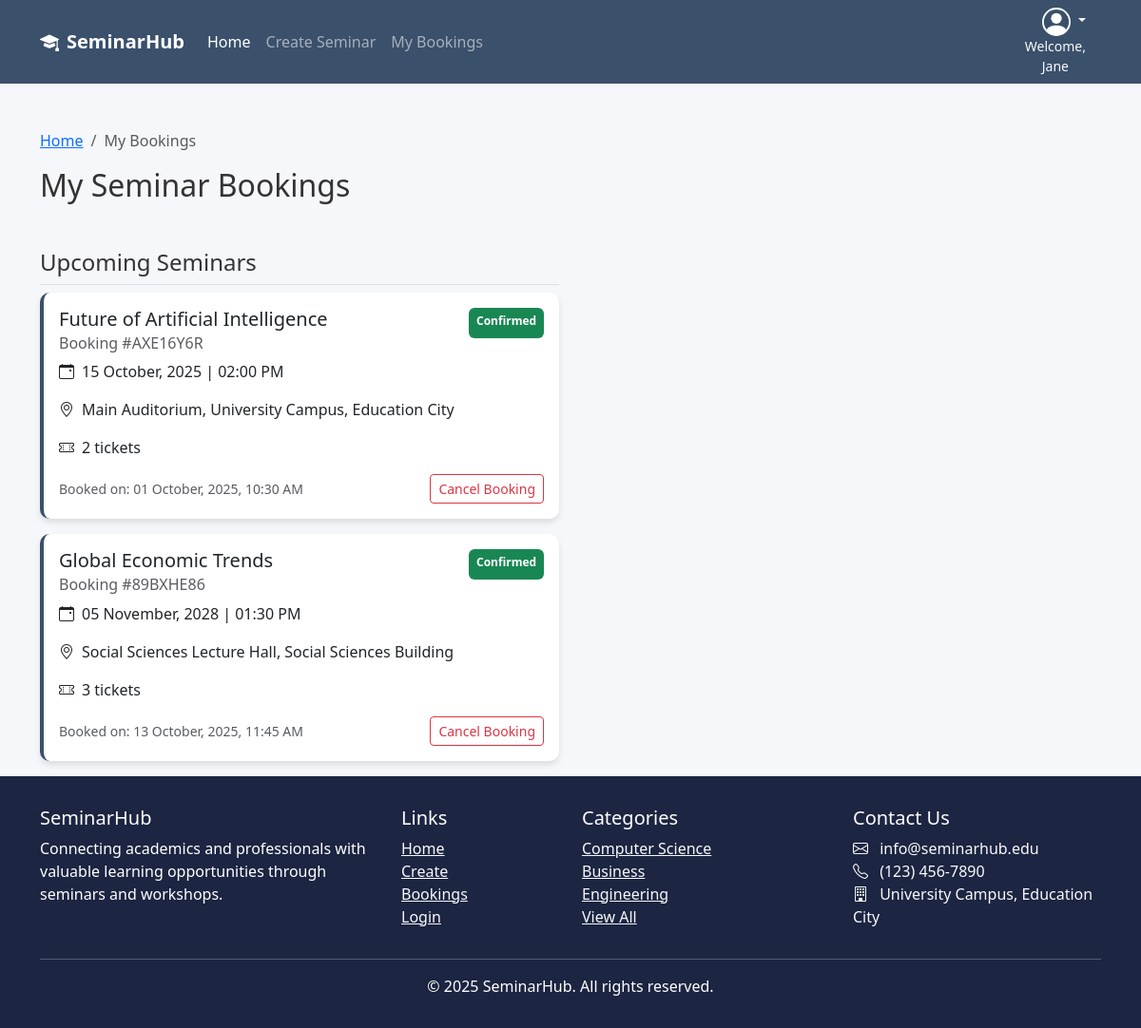
The app's page /bookings (signed in) with its own data.
### SeminarHub/models.py (models this page shows, shortened)
class User(db.Model, UserMixin):
    __tablename__ = 'users'
    id = db.Column(db.Integer, primary_key=True)
    first_name = db.Column(db.String(64), index=True)
    last_name  = db.Column(db.String(64), index=True)
    email      = db.Column(db.String(64), unique=True)
    password_hash = db.Column(db.String(256), nullable=False)
    number     = db.Column(db.String(64), nullable=False)
    address    = db.Column(db.String(256), nullable=False)
    bookings      = db.relationship("Booking", back_populates="user")
    comments      = db.relationship("Comment", back_populates="user")
    owned_events  = db.relationship("Event",   back_populates="owner")

class Booking(db.Model):
    __tablename__ = 'bookings'
    id             = db.Column(db.Integer, primary_key=True)
    booking_number = db.Column(db.String(32), index=True, unique=True)
    quantity       = db.Column(db.Integer, index=True, nullable=False)
    booking_date   = db.Column(db.DateTime, nullable=False, default=datetime.utcnow)
    status         = db.Column(db.String(32), default="Confirmed")
    user_id  = db.Column(db.Integer, db.ForeignKey("users.id"))
    event_id = db.Column(db.Integer, db.ForeignKey("events.id"))
    user  = db.relationship("User",  back_populates="bookings")
    event = db.relationship("Event", back_populates="bookings")

class Event(db.Model):
    __tablename__ = "events"
    id          = db.Column(db.Integer, primary_key=True)
    title       = db.Column(db.String(150), nullable=False)
    description = db.Column(db.Text, nullable=False)
    category    = db.Column(db.String(64))
    location    = db.Column(db.String(120))
    capacity    = db.Column(db.Integer, default=0)
    status      = db.Column(db.String(16), default="Open")
    start_dt    = db.Column(db.DateTime, nullable=False)
    end_dt      = db.Column(db.DateTime, nullable=False)
    image_url   = db.Column(db.String(255))
    speaker     = db.Column(db.String(120))
    speaker_bio = db.Column(db.Text)
    date_added = db.Column(db.DateTime, default=datetime.utcnow)
    owner_user_id = db.Column(db.Integer, db.ForeignKey("users.id"))
    owner         = db.relationship("User", back_populates="owned_events")
    comments = db.relationship(
        "Comment",
        back_populates="event",
        cascade="all, delete-orphan",
        order_by="desc(Comment.created_at)"
    )
    bookings = db.relationship(
        "Booking",
        back_populates="event",
        cascade="all, delete-orphan"
    )
    orders = db.relationship(
        "Order",
        back_populates="event",
        cascade="all, delete-orphan"
    )

### SeminarHub/booking/booking.py (the view)
@booking_bp.route('/bookings')
@login_required
def booking():
    confirmed_bookings = Booking.query.filter(
        Booking.status == "Confirmed",
        Booking.user_id == current_user.id
    ).all()
    completed_bookings = Booking.query.filter(
        Booking.status == "Completed",
        Booking.user_id == current_user.id
    ).all()
    cancelled_bookings = Booking.query.filter(
        Booking.status == "Cancelled",
        Booking.user_id == current_user.id
    ).all()
    return render_template(
        'bookings.html',
        confirmed_bookings=confirmed_bookings,
        completed_bookings=completed_bookings,
        cancelled_bookings=cancelled_bookings,
        heading='My Bookings | '
    )

### SeminarHub/booking/templates/bookings.html (shortened to what this page needs)
{% extends 'base.html' %}
{% block content %}
<div class="container mt-4">
    <nav aria-label="breadcrumb">
        <ol class="breadcrumb">
            <li class="breadcrumb-item"><a href="{{ url_for('main.index') }}">Home</a></li>
            <li class="breadcrumb-item active" aria-current="page">My Bookings</li>
        </ol>
    </nav>
    <h2 class="mb-5">My Seminar Bookings</h2>
    {% if confirmed_bookings or completed_bookings or cancelled_bookings %}
    <div class="row">
        {% if confirmed_bookings %}
        <div class="col-lg-6">
            <h4 class="border-bottom pb-2">Upcoming Seminars</h4>
            {% for booking in confirmed_bookings %}
            <div class="card booking-card mb-3">
                <div class="card-body">
                    <div class="d-flex justify-content-between">
                        <h5 class="card-title">{{booking.event.title}}</h5>
                        <span class="badge bg-success py-2">{{booking.status}}</span>
                    </div>
                    <h6 class="card-subtitle mb-2 text-muted">Booking #{{booking.booking_number}}</h6>
                    <p class=""><i class="bi bi-calendar-event me-2"></i>{{booking.event.start_dt.strftime("%d %B, %Y | %I:%M %p")}}</p>
                    <p class=""><i class="bi bi-geo-alt me-2"></i>{{booking.event.location}}</p>
                    <p class=""><i class="bi bi-ticket-perforated me-2"></i>{{booking.quantity}} ticket{% if booking.quantity > 1 %}s{% endif %}</p>
                    <div class="d-flex justify-content-between align-items-center">
                        <small class="text-muted">Booked on: {{booking.booking_date.strftime("%d %B, %Y, %I:%M %p")}}</small>
                        <form method="POST" action="{{ url_for('booking.cancel_booking', booking_id=booking.id) }}" onsubmit="return confirm('Are you sure you want to cancel this booking?');">
                            <button type="submit" class="btn btn-sm btn-outline-danger">Cancel Booking</button>
                        </form>
                    </div>
                </div>
            </div>
            {% endfor %}
        </div>
        {% endif %}
    </div>
    {% endif %}
</div>
{% endblock %}

### SeminarHub/templates/base.html (shortened to what this page needs)
<!DOCTYPE html>
<html lang="en">
<head>
  <link href="https://cdn.jsdelivr.net/npm/bootstrap@5.3.0/dist/css/bootstrap.min.css" rel="stylesheet">
  <link rel="stylesheet" href="https://cdn.jsdelivr.net/npm/bootstrap-icons@1.10.0/font/bootstrap-icons.css">
  <link rel="stylesheet" href="{{ url_for('static', filename='style/stylesheet.css') }}">
</head>
<body class="d-flex flex-column min-vh-100">
  <header>
    {% include "_navigation.html" %}
  </header>
  <main class="flex-fill">
    {% block content %}{% endblock %}
  </main>
  {% include "_footer.html" %}
</body>
</html>

### SeminarHub/templates/_navigation.html (shortened to what this page needs)
<nav class="navbar navbar-expand-lg navbar-dark sticky-top mb-3">
    <div class="container">
        <a class="navbar-brand fw-bold" href="{{ url_for('main.index') }}">
            <i class="bi bi-mortarboard-fill me-2"></i>SeminarHub
        </a>
        {% if current_user.is_authenticated %}
        <div class="ms-auto order-lg-last text-end">
            <div class="dropdown pe-3">
                <a href="#" class="d-block link-body-emphasis text-decoration-none dropdown-toggle text-light" data-bs-toggle="dropdown" aria-expanded="false">
                </a>
                <small class="d-block text-center text-light">Welcome, <br> {{ current_user.first_name }}</small>
            </div>
        </div>
        {% endif %}
        <div class="collapse navbar-collapse" id="navbarNav">
            <ul class="navbar-nav me-auto">
                <li class="nav-item">
                    <a class="nav-link active" href="{{ url_for('main.index') }}">Home</a>
                </li>
                <li class="nav-item">
                    <a class="nav-link" href="{{url_for('event.create')}}">Create Seminar</a>
                </li>
                <li class="nav-item">
                    <a class="nav-link" href="{{url_for('booking.booking')}}">My Bookings</a>
                </li>
            </ul>
        </div>
    </div>
</nav>

### SeminarHub/templates/_footer.html
<footer class="mt-auto">
  <div class="container">
    <div class="row">
      <div class="col-md-4">
        <h5>SeminarHub</h5>
        <p>Connecting academics and professionals with valuable learning opportunities through seminars and workshops.</p>
      </div>
      <div class="col-md-2">
        <h5>Links</h5>
        <ul class="list-unstyled">
          <li><a href="{{ url_for('main.index') }}" class="text-light">Home</a></li>
          <li><a href="{{ url_for('event.create') }}" class="text-light">Create</a></li>
          <li><a href="{{ url_for('booking.booking') }}" class="text-light">Bookings</a></li>
          <li><a href="#" class="text-light">Login</a></li>
        </ul>
      </div>
      <div class="col-md-3">
        <h5>Categories</h5>
        <ul class="list-unstyled">
          <li><a href="#" class="text-light">Computer Science</a></li>
          <li><a href="#" class="text-light">Business</a></li>
          <li><a href="#" class="text-light">Engineering</a></li>
          <li><a href="#" class="text-light">View All</a></li>
        </ul>
      </div>
      <div class="col-md-3">
        <h5>Contact Us</h5>
        <address class="text-light mb-0">
          <i class="bi bi-envelope me-2"></i> info@seminarhub.edu<br>
          <i class="bi bi-telephone me-2"></i> (123) 456-7890<br>
          <i class="bi bi-building me-2"></i> University Campus, Education City
        </address>
      </div>
    </div>
    <hr class="bg-light">
    <div class="text-center">
      <p class="mb-0">© {{ current_year or 2025 }} SeminarHub. All rights reserved.</p>
    </div>
  </div>
</footer>

### SeminarHub/static/style/stylesheet.css (style rules this page uses)
:root { --primary: #3a506b; --secondary: #5bc0be; --light: #f8f9fa; --dark: #1c2541; --accent: #e07a5f; }
html, body { min-height: 100%; margin: 0; padding: 0; }
body { font-family: 'Segoe UI', Tahoma, Geneva, Verdana, sans-serif; background-color: #f5f7fa; color: #333; }
.navbar { background-color: var(--primary); }
footer { background-color: var(--dark); color: white; padding: 2rem 0; margin-top: 3rem; }
.card { border: none; border-radius: 10px; box-shadow: 0 4px 6px rgba(0, 0, 0, 0.1); transition: transform 0.3s ease; }
.booking-card { border-left: 4px solid var(--primary); transition: transform 0.2s; }

### records on screen
User: first_name "Jane"
Booking: event "Future of Artificial Intelligence", status "Confirmed", booking_number "AXE16Y6R", event.start_dt "15 October, 2025 | 02:00 PM", event.location "Main Auditorium, University Campus, Education City", quantity "2", booking_date "01 October, 2025, 10:30 AM"
Booking: event "Global Economic Trends", status "Confirmed", booking_number "89BXHE86", event.start_dt "05 November, 2028 | 01:30 PM", event.location "Social Sciences Lecture Hall, Social Sciences Building", quantity "3", booking_date "13 October, 2025, 11:45 AM"

### other values on screen
{{ current_year or 2025 }} "2025"
